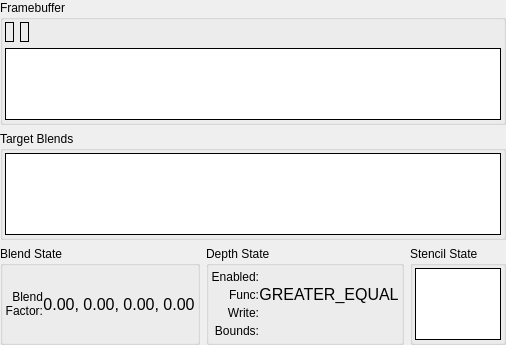
         <widget class="QWidget" name="fbScrollContents">
          <property name="geometry">
           <rect>
            <x>0</x>
            <y>0</y>
            <width>488</width>
            <height>345</height>
           </rect>
          </property>
          <layout class="QGridLayout" name="gridLayout_4">
           <property name="leftMargin">
            <number>0</number>
           </property>
           <property name="topMargin">
            <number>0</number>
           </property>
           <property name="rightMargin">
            <number>0</number>
           </property>
           <property name="bottomMargin">
            <number>0</number>
           </property>
           <item row="0" column="0" colspan="3">
            <widget class="QGroupBox" name="framebufferGroup">
             <property name="sizePolicy">
              <sizepolicy hsizetype="Preferred" vsizetype="Expanding">
               <horstretch>0</horstretch>
               <verstretch>0</verstretch>
              </sizepolicy>
             </property>
             <property name="title">
              <string>Framebuffer</string>
             </property>
             <layout class="QVBoxLayout" name="verticalLayout_17">
              <property name="leftMargin">
               <number>2</number>
              </property>
              <property name="topMargin">
               <number>2</number>
              </property>
              <property name="rightMargin">
               <number>2</number>
              </property>
              <property name="bottomMargin">
               <number>2</number>
              </property>
              <item>
               <layout class="QHBoxLayout" name="horizontalLayout_24">
                <item>
                 <widget class="RDLabel" name="drawFBO">
                  <property name="frameShape">
                   <enum>QFrame::Box</enum>
                  </property>
                 </widget>
                </item>
                <item>
                 <widget class="RDLabel" name="readFBO">
                  <property name="frameShape">
                   <enum>QFrame::Box</enum>
                  </property>
                 </widget>
                </item>
                <item>
                 <spacer name="horizontalSpacer_3">
                  <property name="orientation">
                   <enum>Qt::Horizontal</enum>
                  </property>
                  <property name="sizeHint" stdset="0">
                   <size>
                    <width>40</width>
                    <height>20</height>
                   </size>
                  </property>
                 </spacer>
                </item>
               </layout>
              </item>
              <item>
               <widget class="RDTreeWidget" name="framebuffer">
                <property name="frameShape">
                 <enum>QFrame::Box</enum>
                </property>
                <property name="frameShadow">
                 <enum>QFrame::Plain</enum>
                </property>
                <property name="sizeAdjustPolicy">
                 <enum>QAbstractScrollArea::AdjustToContents</enum>
                </property>
                <property name="editTriggers">
                 <set>QAbstractItemView::NoEditTriggers</set>
                </property>
                <property name="showDropIndicator" stdset="0">
                 <bool>false</bool>
                </property>
                <property name="indentation">
                 <number>0</number>
                </property>
                <property name="rootIsDecorated">
                 <bool>false</bool>
                </property>
                <property name="itemsExpandable">
                 <bool>false</bool>
                </property>
                <property name="allColumnsShowFocus">
                 <bool>true</bool>
                </property>
                <property name="expandsOnDoubleClick">
                 <bool>false</bool>
                </property>
                <attribute name="headerStretchLastSection">
                 <bool>false</bool>
                </attribute>
               </widget>
              </item>
             </layout>
            </widget>
           </item>
           <item row="1" column="0" colspan="3">
            <widget class="QGroupBox" name="blendsGroup">
             <property name="sizePolicy">
              <sizepolicy hsizetype="Preferred" vsizetype="Expanding">
               <horstretch>0</horstretch>
               <verstretch>0</verstretch>
              </sizepolicy>
             </property>
             <property name="title">
              <string>Target Blends</string>
             </property>
             <layout class="QHBoxLayout" name="horizontalLayout_25">
              <property name="leftMargin">
               <number>2</number>
              </property>
              <property name="topMargin">
               <number>2</number>
              </property>
              <property name="rightMargin">
               <number>2</number>
              </property>
              <property name="bottomMargin">
               <number>2</number>
              </property>
              <item>
               <widget class="RDTreeWidget" name="blends">
                <property name="frameShape">
                 <enum>QFrame::Box</enum>
                </property>
                <property name="frameShadow">
                 <enum>QFrame::Plain</enum>
                </property>
                <property name="sizeAdjustPolicy">
                 <enum>QAbstractScrollArea::AdjustToContents</enum>
                </property>
                <property name="editTriggers">
                 <set>QAbstractItemView::NoEditTriggers</set>
                </property>
                <property name="showDropIndicator" stdset="0">
                 <bool>false</bool>
                </property>
                <property name="indentation">
                 <number>0</number>
                </property>
                <property name="rootIsDecorated">
                 <bool>false</bool>
                </property>
                <property name="itemsExpandable">
                 <bool>false</bool>
                </property>
                <property name="allColumnsShowFocus">
                 <bool>true</bool>
                </property>
                <property name="expandsOnDoubleClick">
                 <bool>false</bool>
                </property>
               </widget>
              </item>
             </layout>
            </widget>
           </item>
           <item row="2" column="0">
            <widget class="QGroupBox" name="blendStateGroup">
             <property name="sizePolicy">
              <sizepolicy hsizetype="Preferred" vsizetype="Preferred">
               <horstretch>0</horstretch>
               <verstretch>0</verstretch>
              </sizepolicy>
             </property>
             <property name="title">
              <string>Blend State</string>
             </property>
             <layout class="QGridLayout" name="blendStateGridLayout">
              <property name="leftMargin">
               <number>2</number>
              </property>
              <property name="topMargin">
               <number>2</number>
              </property>
              <property name="rightMargin">
               <number>2</number>
              </property>
              <property name="bottomMargin">
               <number>2</number>
              </property>
              <property name="spacing">
               <number>0</number>
              </property>
              <item row="0" column="0">
               <widget class="QLabel" name="blendFactorLabel">
                <property name="text">
                 <string>Blend Factor:</string>
                </property>
                <property name="alignment">
                 <set>Qt::AlignRight|Qt::AlignTrailing|Qt::AlignVCenter</set>
                </property>
                <property name="wordWrap">
                 <bool>true</bool>
                </property>
               </widget>
              </item>
              <item row="0" column="1">
               <widget class="QLabel" name="blendFactor">
                <property name="font">
                 <font>
                  <pointsize>12</pointsize>
                 </font>
                </property>
                <property name="text">
                 <string>0.00, 0.00, 0.00, 0.00</string>
                </property>
                <property name="alignment">
                 <set>Qt::AlignCenter</set>
                </property>
                <property name="margin">
                 <number>4</number>
                </property>
               </widget>
              </item>
              <item row="1" column="1">
               <spacer name="verticalSpacer">
                <property name="orientation">
                 <enum>Qt::Vertical</enum>
                </property>
                <property name="sizeType">
                 <enum>QSizePolicy::Preferred</enum>
                </property>
                <property name="sizeHint" stdset="0">
                 <size>
                  <width>0</width>
                  <height>0</height>
                 </size>
                </property>
               </spacer>
              </item>
             </layout>
            </widget>
           </item>
           <item row="2" column="1">
            <widget class="QGroupBox" name="depthStateGroup">
             <property name="sizePolicy">
              <sizepolicy hsizetype="Preferred" vsizetype="Preferred">
               <horstretch>0</horstretch>
               <verstretch>0</verstretch>
              </sizepolicy>
             </property>
             <property name="title">
              <string>Depth State</string>
             </property>
             <layout class="QGridLayout" name="depthStateGridLayout">
              <property name="leftMargin">
               <number>2</number>
              </property>
              <property name="topMargin">
               <number>2</number>
              </property>
              <property name="rightMargin">
               <number>2</number>
              </property>
              <property name="bottomMargin">
               <number>2</number>
              </property>
              <property name="spacing">
               <number>0</number>
              </property>
              <item row="0" column="0">
               <widget class="QLabel" name="depthEnabledLabel">
                <property name="text">
                 <string>Enabled:</string>
                </property>
                <property name="alignment">
                 <set>Qt::AlignRight|Qt::AlignTrailing|Qt::AlignVCenter</set>
                </property>
               </widget>
              </item>
              <item row="0" column="1">
               <widget class="QLabel" name="depthEnabled">
                <property name="text">
                 <string/>
                </property>
                <property name="pixmap">
                 <pixmap resource="../../Resources/resources.qrc">:/cross.png</pixmap>
                </property>
                <property name="alignment">
                 <set>Qt::AlignCenter</set>
                </property>
                <property name="margin">
                 <number>4</number>
                </property>
               </widget>
              </item>
              <item row="1" column="0">
               <widget class="QLabel" name="depthFuncLabel">
                <property name="text">
                 <string>Func:</string>
                </property>
                <property name="alignment">
                 <set>Qt::AlignRight|Qt::AlignTrailing|Qt::AlignVCenter</set>
                </property>
               </widget>
              </item>
              <item row="1" column="1">
               <widget class="QLabel" name="depthFunc">
                <property name="font">
                 <font>
                  <pointsize>12</pointsize>
                 </font>
                </property>
                <property name="text">
                 <string>GREATER_EQUAL</string>
                </property>
                <property name="alignment">
                 <set>Qt::AlignCenter</set>
                </property>
                <property name="margin">
                 <number>4</number>
                </property>
               </widget>
              </item>
              <item row="2" column="0">
               <widget class="QLabel" name="depthWriteLabel">
                <property name="text">
                 <string>Write:</string>
                </property>
                <property name="alignment">
                 <set>Qt::AlignRight|Qt::AlignTrailing|Qt::AlignVCenter</set>
                </property>
               </widget>
              </item>
              <item row="2" column="1">
               <widget class="QLabel" name="depthWrite">
                <property name="font">
                 <font>
                  <pointsize>12</pointsize>
                 </font>
                </property>
                <property name="text">
                 <string/>
                </property>
                <property name="pixmap">
                 <pixmap resource="../../Resources/resources.qrc">:/cross.png</pixmap>
                </property>
                <property name="alignment">
                 <set>Qt::AlignCenter</set>
                </property>
                <property name="margin">
                 <number>4</number>
                </property>
               </widget>
              </item>
              <item row="3" column="0">
               <widget class="QLabel" name="depthBoundsLabel">
                <property name="text">
                 <string>Bounds:</string>
                </property>
                <property name="alignment">
                 <set>Qt::AlignRight|Qt::AlignTrailing|Qt::AlignVCenter</set>
                </property>
               </widget>
              </item>
              <item row="3" column="1">
               <widget class="QLabel" name="depthBounds">
                <property name="font">
                 <font>
                  <pointsize>12</pointsize>
                 </font>
                </property>
                <property name="text">
                 <string/>
                </property>
                <property name="pixmap">
                 <pixmap resource="../../Resources/resources.qrc">:/cross.png</pixmap>
                </property>
                <property name="alignment">
                 <set>Qt::AlignCenter</set>
                </property>
                <property name="margin">
                 <number>4</number>
                </property>
               </widget>
              </item>
             </layout>
            </widget>
           </item>
           <item row="2" column="2">
            <widget class="QGroupBox" name="stencilStateGroup">
             <property name="sizePolicy">
              <sizepolicy hsizetype="Preferred" vsizetype="Preferred">
               <horstretch>0</horstretch>
               <verstretch>0</verstretch>
              </sizepolicy>
             </property>
             <property name="title">
              <string>Stencil State</string>
             </property>
             <property name="alignment">
              <set>Qt::AlignLeading|Qt::AlignLeft|Qt::AlignTop</set>
             </property>
             <layout class="QVBoxLayout" name="verticalLayout_10">
              <property name="spacing">
               <number>0</number>
              </property>
              <property name="leftMargin">
               <number>2</number>
              </property>
              <property name="topMargin">
               <number>2</number>
              </property>
              <property name="rightMargin">
               <number>2</number>
              </property>
              <property name="bottomMargin">
               <number>2</number>
              </property>
              <item>
               <widget class="RDTreeWidget" name="stencils">
                <property name="sizePolicy">
                 <sizepolicy hsizetype="Expanding" vsizetype="Preferred">
                  <horstretch>0</horstretch>
                  <verstretch>0</verstretch>
                 </sizepolicy>
                </property>
                <property name="frameShape">
                 <enum>QFrame::Box</enum>
                </property>
                <property name="frameShadow">
                 <enum>QFrame::Plain</enum>
                </property>
                <property name="verticalScrollBarPolicy">
                 <enum>Qt::ScrollBarAlwaysOff</enum>
                </property>
                <property name="horizontalScrollBarPolicy">
                 <enum>Qt::ScrollBarAsNeeded</enum>
                </property>
                <property name="sizeAdjustPolicy">
                 <enum>QAbstractScrollArea::AdjustToContents</enum>
                </property>
                <property name="editTriggers">
                 <set>QAbstractItemView::NoEditTriggers</set>
                </property>
                <property name="showDropIndicator" stdset="0">
                 <bool>false</bool>
                </property>
                <property name="selectionMode">
                 <enum>QAbstractItemView::SingleSelection</enum>
                </property>
                <property name="indentation">
                 <number>0</number>
                </property>
                <property name="rootIsDecorated">
                 <bool>false</bool>
                </property>
                <property name="itemsExpandable">
                 <bool>false</bool>
                </property>
                <property name="allColumnsShowFocus">
                 <bool>true</bool>
                </property>
                <property name="expandsOnDoubleClick">
                 <bool>false</bool>
                </property>
                <attribute name="headerStretchLastSection">
                 <bool>false</bool>
                </attribute>
               </widget>
              </item>
             </layout>
            </widget>
           </item>
          </layout>
         </widget>
